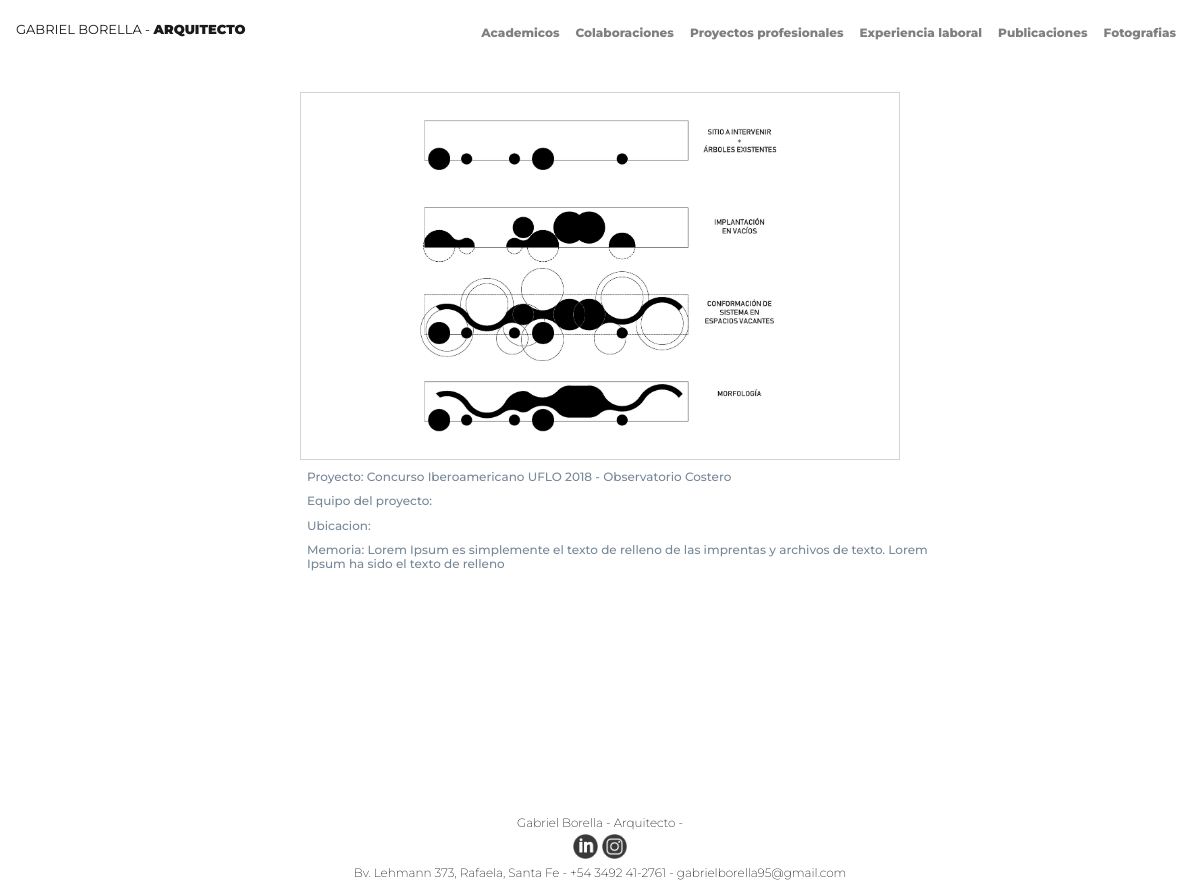
The app's page /ver_detalles/2/ with its own data.
### inicio/models.py (models this page shows, shortened)
class Imagen(models.Model):
    proyecto = models.ForeignKey(Proyecto, on_delete=models.CASCADE,blank=True, null=True )
    img = models.ImageField(upload_to='imagenes/%Y/%m/%d', null=True)
    resumen = models.CharField('Explicacion',max_length=500, blank=True, null=True)
    estado = models.BooleanField(default=True)
    class Meta:
        verbose_name='Imagen'
        verbose_name_plural='Imagenes'
        ordering=['id']

class Proyecto(models.Model):
    nombre = models.CharField('Nombre del proyecto', max_length=100, blank=True, null=True)
    img_principal = models.ImageField(upload_to='principales/%Y/%m/%d', null=True, blank=True)
    ubicacion = models.CharField('Ubicacion', max_length=100, blank=True, null=True)
    anio = models.IntegerField('A#o', blank=True, null=True)
    categoria = models.ForeignKey(Categoria, on_delete=models.CASCADE)
    equipo = models.CharField('Equipo de proyecto',max_length=300, blank=True, null=True)
    descripcion = models.TextField('Memoria',blank=True, null=True)
    estado = models.BooleanField(default=True)
    orden = models.IntegerField(blank=True, null=True)
    class Meta:
        verbose_name='Proyecto'
        verbose_name_plural='Proyectos'
        ordering = ['orden']

### inicio/views.py (the view)
# urls.py: path('ver_detalles/<int:id>/', views.ver_detalles, name='ver_detalles'),
def ver_detalles(request, id):
    detalles = Imagen.objects.filter(proyecto=id)
    contexto = {
        'detalles':detalles,
    }
    return render(request, 'inicio/galeria.html', contexto)

### inicio/templates/inicio/galeria.html (shortened to what this page needs)
{% extends 'inicio/index.html' %}
{% block nav %}
<nav class="navbar navbar-expand-md fixed-top mb-auto  navbar-light navbar-toggleable-md menu-fixed">
     <label><a class="navbar-brand nombre active" href="{% url 'inicio:proyectos_list' %}">GABRIEL BORELLA - <span class="arq">ARQUITECTO</span></a></label>
      <div class="collapse navbar-collapse" id="contenido-nav">
            <div class="navbar-nav text-center ml-auto desplegable">
              <a class="nav-item nav-link menu" aria-current="page" href="{% url 'inicio:academico' categoria_id=2 %}">Academicos</a>
              <a class="nav-item nav-link menu" href="{% url 'inicio:colaboraciones' categoria_id=1 %}">Colaboraciones</a>
              <a class="nav-item nav-link menu" href="{% url 'inicio:profesionales' categoria_id=3 %}">Proyectos profesionales</a>
              <a class="nav-item nav-link menu" href="{% url 'inicio:exp_laboral' categoria_id=4 %}">Experiencia laboral </a>
              <a class="nav-item nav-link menu" href="{% url 'inicio:publicaciones' categoria_id=5 %}">Publicaciones</a>
              <a class="nav-item nav-link menu" href="{% url 'inicio:fotos' %}">Fotografias</a>
          </div>
      </div>
    </nav>
  {% endblock nav %}
{% block content %}
<div class="container-md-carrousel"">
      <div class="row">
            <div class="col-sm-12">
                  <div id="carouselExampleControls" class="carousel slide" data-ride="carousel">
                        <div class="carousel-inner">
                                    {% for imagen in detalles %}
                              <div class="carousel-item {% if forloop.counter0 == 0 %} active {% endif %} ">
                                    <img src="{{imagen.img.url}}" alt="..." class="d-block w-100">
                              <a class="carousel-control-prev" href="#carouselExampleControls" role="button" data-slide="prev">
                              </a>
                              <a class="carousel-control-next" href="#carouselExampleControls" role="button" data-slide="next">
                              </a>
                              <div class="datos-proyecto">
                                    <h4 class="name-proj">Proyecto: {{imagen.proyecto.nombre}}</h4>
                                    <h4 class="name-arq">Equipo del proyecto: {{imagen.proyecto.arquitecto}}</h4>
                                    <h5 class="name-arq">Ubicacion: {{imagen.proyecto.datos.ubicacion}}</h5>
                                    <h6 class="name-arq">Memoria: {{imagen.proyecto.descripcion}}</h6>
                                    <br><br><br>
                              </div>
                        </div>
                              {% endfor %}
                        </div>
                  </div>
            </div>
      </div>
</div>
<br><br>
{% endblock content %}

### static/css/mis_estilos.css (style rules this page uses)
* { margin: 0; padding: 0; box-sizing: border-box; }
body { background:white; font-family: 'Montserrat'; margin: 0; padding: 0; min-height: 100vh; }
.navbar { background-color: #FFF; height: 65px; width: 100vw; margin-bottom: 15px; }
.menu-fixed { position: fixed; z-index: 1000; width: 100%; max-width: 1000; }
.nombre { font-size: 13px; padding: 0; }
.arq { font-weight: 900; }
.menu { color: rgb(22, 22, 22); font-weight:800; font-size: 12px; text-align: right; }
.desplegable { background: white; align-items: center; }
img { width:100%; }
.container-md-carrousel { width: 60%; margin: auto; margin-top: 20px; }
.carousel-item img { border: 1px solid lightgray; }
.name-arq { font-size: 12px; color: lightslategrey; margin-bottom: 10px; margin-left: 20px; }
.name-proj { font-size: 12px; color: lightslategrey; margin-bottom: 10px; margin-left: 20px; }
.carousel-item img { max-width: 600px; max-height: 700px; margin: auto; }
.datos-proyecto { margin-top: 10px; padding-left: 20px; }

### records on screen
Imagen: img (picture), proyecto.nombre "Concurso Iberoamericano UFLO 2018 - Observatorio Costero", proyecto.descripcion "Lorem Ipsum es simplemente el texto de relleno de las imprentas y archivos de texto. Lorem Ipsum ha sido el texto de relleno"
